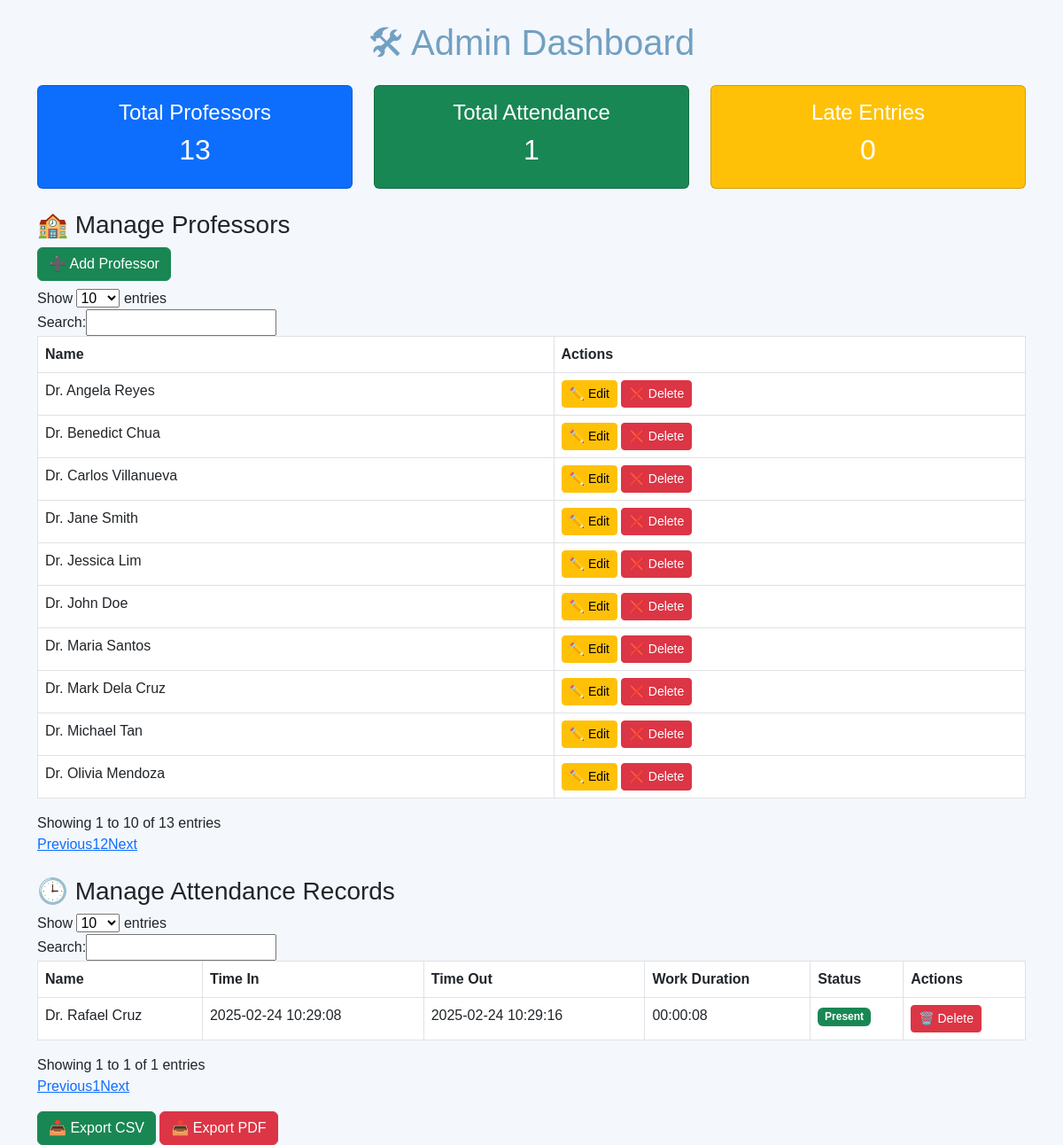
Page /pages/admin-dashboard.php on the committed database.
### tables this page shows
CREATE TABLE `professors` (
  `id` int(11) NOT NULL,
  `name` varchar(100) NOT NULL,
  `email` varchar(100) NOT NULL,
  `designation` varchar(50) DEFAULT NULL,
  `profile_image` varchar(255) DEFAULT NULL,
  `created_at` timestamp NOT NULL DEFAULT current_timestamp()
);

CREATE TABLE `attendance` (
  `id` int(11) NOT NULL,
  `professor_id` int(11) NOT NULL,
  `check_in` datetime DEFAULT NULL,
  `check_out` datetime DEFAULT NULL,
  `auto_logout_time` datetime DEFAULT NULL,
  `work_duration` varchar(10) DEFAULT '0 hrs',
  `status` enum('Present','Absent','On Leave') NOT NULL,
  `face_scan_image` varchar(255) DEFAULT NULL,
  `recorded_at` timestamp NOT NULL DEFAULT current_timestamp(),
  `checkin_date` date NOT NULL DEFAULT curdate(),
  `latitude` varchar(50) DEFAULT NULL,
  `longitude` varchar(50) DEFAULT NULL,
  `accuracy` float DEFAULT NULL,
  `device_type` varchar(50) DEFAULT NULL,
  `auto_timeout` tinyint(1) DEFAULT 0
);

### pages/admin-dashboard.php (the view, shortened to what this page needs)
<?php include '../config/database.php'; ?>
<!DOCTYPE html>
<html lang="en">
<head>
    <link rel="stylesheet" href="https://cdn.jsdelivr.net/npm/bootstrap@5.3.0/dist/css/bootstrap.min.css">
    <link rel="stylesheet" href="https://cdnjs.cloudflare.com/ajax/libs/font-awesome/6.0.0/css/all.min.css">
    <link rel="stylesheet" href="../assets/css/style.css">
</head>
<body>
    <div class="container mt-4">
        <h1 class="text-center" style="color: #72A0C1;">🛠 Admin Dashboard</h1>
        <div class="row text-center my-4">
            <div class="col-md-4">
                <div class="card p-3 bg-primary text-white">
                    <h4>Total Professors</h4>
                    <h2>
                        <?php
                        $result = $conn->query("SELECT COUNT(*) AS total FROM professors");
                        echo $result->fetch_assoc()['total'];
                        ?>
                    </h2>
                </div>
            </div>
            <div class="col-md-4">
                <div class="card p-3 bg-success text-white">
                    <h4>Total Attendance</h4>
                    <h2>
                        <?php
                        $result = $conn->query("SELECT COUNT(*) AS total FROM attendance");
                        echo $result->fetch_assoc()['total'];
                        ?>
                    </h2>
                </div>
            </div>
            <div class="col-md-4">
                <div class="card p-3 bg-warning text-white">
                    <h4>Late Entries</h4>
                    <h2>
                        <?php
                        $result = $conn->query("SELECT COUNT(*) AS total FROM attendance WHERE status='Late'");
                        echo $result->fetch_assoc()['total'];
                        ?>
                    </h2>
                </div>
            </div>
        </div>
        <h3 class="mt-4">🏫 Manage Professors</h3>
        <button class="btn btn-success mb-2" onclick="openAddProfessor()">➕ Add Professor</button>
        <table class="table table-bordered" id="professors-table">
            <thead>
                <tr>
                    <th>Name</th>
                    <th>Actions</th>
                </tr>
            </thead>
            <tbody>
                <?php
                $stmt = $conn->prepare("SELECT id, name FROM professors ORDER BY name ASC");
                $stmt->execute();
                $result = $stmt->get_result();
                while ($row = $result->fetch_assoc()) {
                    echo "<tr>
                            <td>{$row['name']}</td>
                            <td>
                                <button class='btn btn-warning btn-sm' onclick='editProfessor({$row['id']})'>✏️ Edit</button>
                                <button class='btn btn-danger btn-sm' onclick='deleteProfessor({$row['id']})'>❌ Delete</button>
                            </td>
                          </tr>";
                }
                ?>
            </tbody>
        </table>
        <h3 class="mt-4">🕒 Manage Attendance Records</h3>
        <table class="table table-bordered" id="attendance-table">
            <thead>
                <tr>
                    <th>Name</th>
                    <th>Time In</th>
                    <th>Time Out</th>
                    <th>Work Duration</th>
                    <th>Status</th>
                    <th>Actions</th>
                </tr>
            </thead>
            <tbody>
                <?php
                $stmt = $conn->prepare("SELECT a.*, p.name FROM attendance a JOIN professors p ON a.professor_id = p.id ORDER BY a.checkin_date DESC");
                $stmt->execute();
                $result = $stmt->get_result();
                while ($row = $result->fetch_assoc()) {
                    $statusBadge = $row['status'] === 'Late' ? 'badge bg-danger' : 'badge bg-success';
                    $checkOut = $row['check_out'] ? $row['check_out'] : "<span class='text-danger'><i class='fas fa-exclamation-circle'></i> Pending</span>";
                    echo "<tr>
                            <td>{$row['name']}</td>
                            <td>{$row['check_in']}</td>
                            <td>{$checkOut}</td>
                            <td>{$row['work_duration']}</td>
                            <td><span class='{$statusBadge}'>{$row['status']}</span></td>
                            <td>
                                <button class='btn btn-danger btn-sm' onclick='deleteAttendance({$row['id']})'>🗑️ Delete</button>
                            </td>
                          </tr>";
                }
                ?>
            </tbody>
        </table>
        <div class="mt-3">
            <button class="btn btn-success" onclick="exportCSV()">📥 Export CSV</button>
            <button class="btn btn-danger" onclick="exportPDF()">📥 Export PDF</button>
        </div>
    </div>
</body>
</html>

### assets/css/style.css (style rules this page uses)
body { background: #f4f7fc !important; font-family: "Poppins", sans-serif; overflow-x: hidden; }

### rows in the picture
professors: name "Dr. Angela Reyes"
professors: name "Dr. Benedict Chua"
professors: name "Dr. Carlos Villanueva"
professors: name "Dr. Jane Smith"
professors: name "Dr. Jessica Lim"
professors: name "Dr. John Doe"
professors: name "Dr. Maria Santos"
professors: name "Dr. Mark Dela Cruz"
professors: name "Dr. Michael Tan"
professors: name "Dr. Olivia Mendoza"
attendance: professor.name "Dr. Rafael Cruz", check_in "2025-02-24 10:29:08", check_out "2025-02-24 10:29:16", work_duration "00:00:08", status "Present"

### other values in the picture
$result->fetch_assoc()['total'] "13"
$result->fetch_assoc()['total'] "1"
$result->fetch_assoc()['total'] "0"
